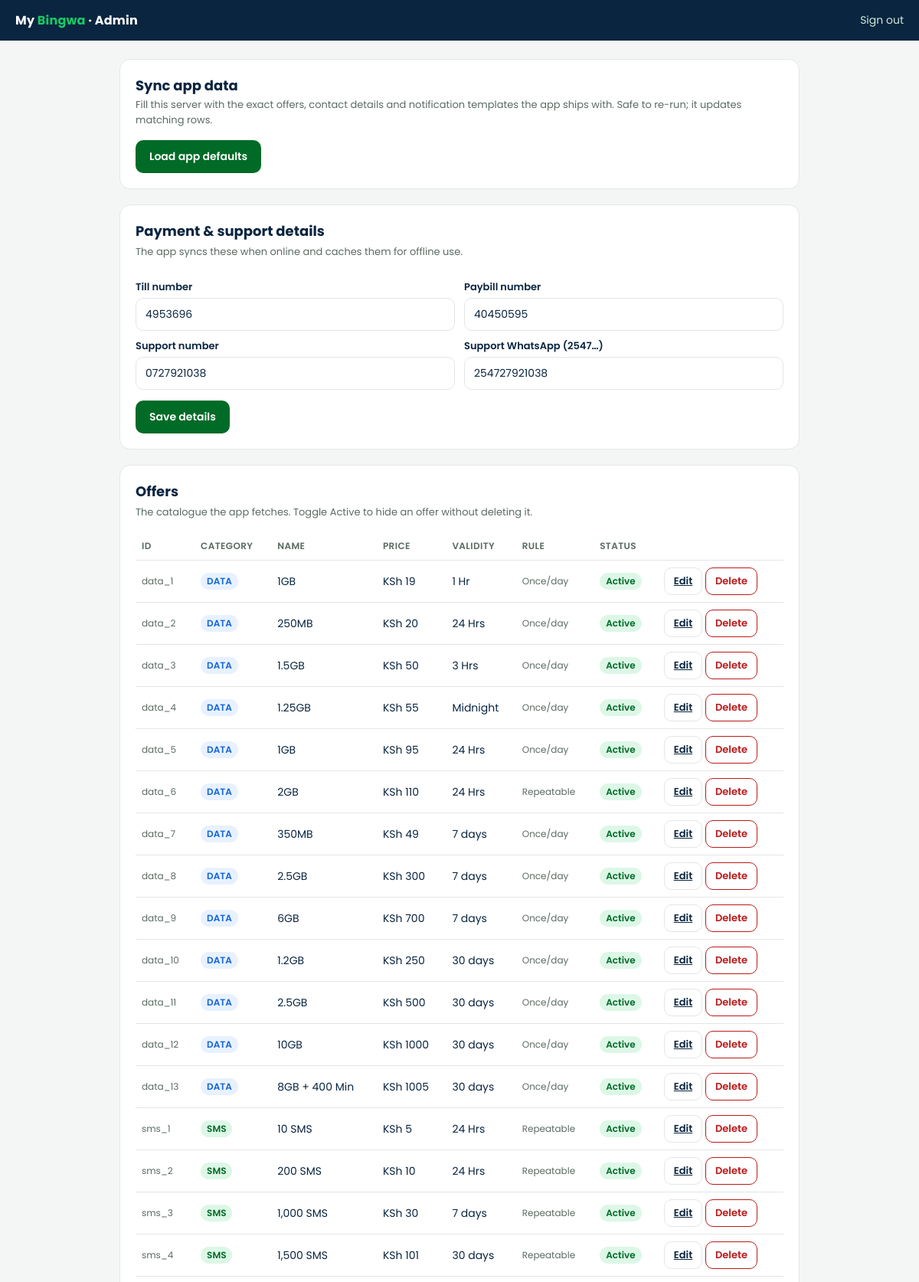
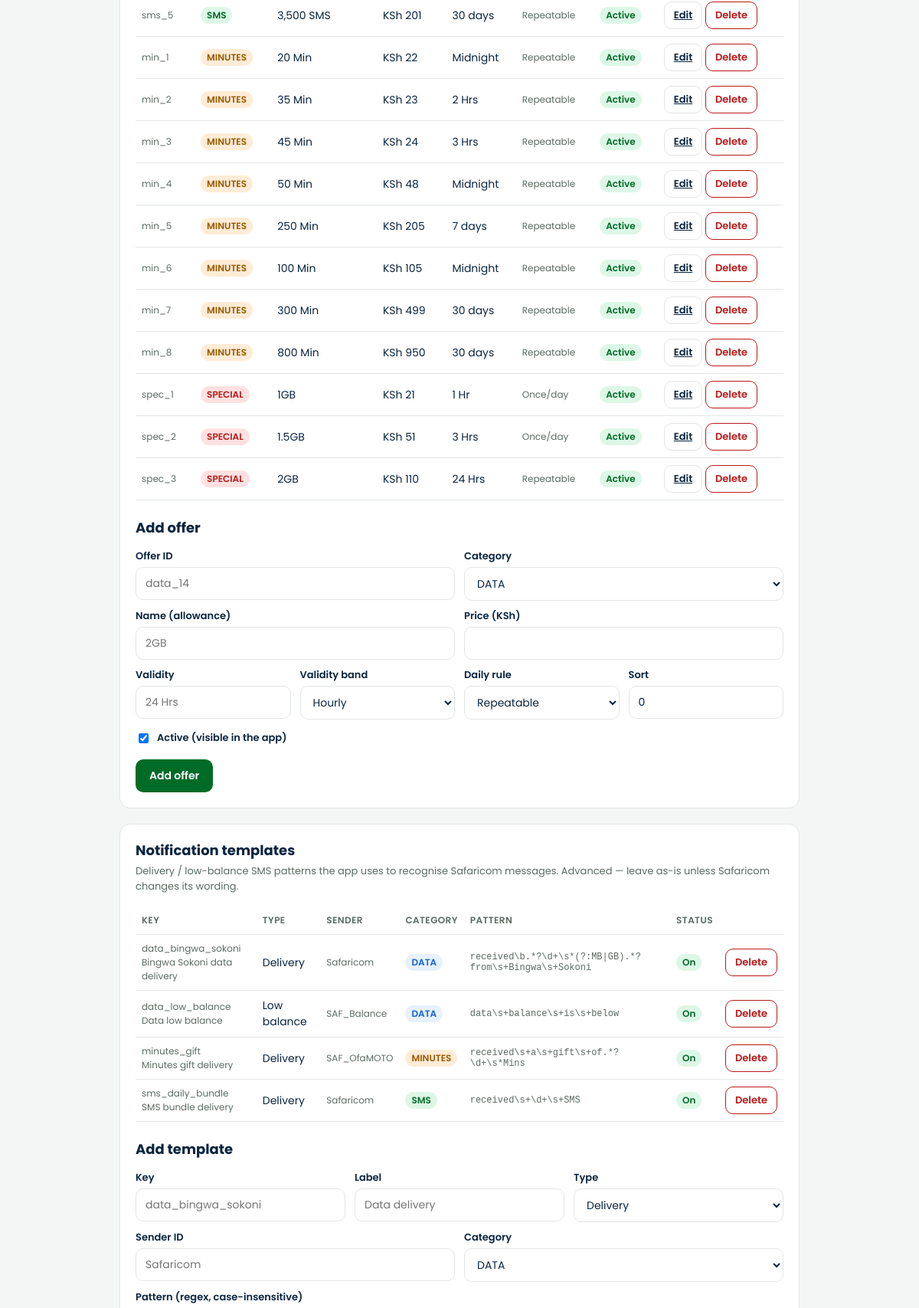
The page /admin/index.php (signed in, upper part) on the database its author committed (2 pictures, top to bottom).
### tables this page shows
CREATE TABLE IF NOT EXISTS offers (
    offer_id   VARCHAR(32) PRIMARY KEY,
    category   VARCHAR(16) NOT NULL,
    name       VARCHAR(64) NOT NULL,
    price      INT NOT NULL,
    validity   VARCHAR(32) NOT NULL,
    band       VARCHAR(16) NOT NULL,
    daily_rule VARCHAR(20) NOT NULL DEFAULT 'BUY_AGAIN_TODAY',
    active     TINYINT NOT NULL DEFAULT 1,
    sort_order INT NOT NULL DEFAULT 0
);

CREATE TABLE IF NOT EXISTS templates (
    id        INT AUTO_INCREMENT PRIMARY KEY,
    tkey      VARCHAR(48)  NOT NULL,
    label     VARCHAR(80)  NOT NULL,
    ttype     VARCHAR(16)  NOT NULL DEFAULT 'delivery',    
    sender_id VARCHAR(32)  NOT NULL DEFAULT '',
    category  VARCHAR(16)  NOT NULL DEFAULT 'DATA',         
    pattern   VARCHAR(255) NOT NULL,                        
    active    TINYINT      NOT NULL DEFAULT 1
);

### admin/lib_admin.php (called while the page is built, shortened)
<?php
function e($v): string
{
    return htmlspecialchars((string) $v, ENT_QUOTES, 'UTF-8');
}

### admin/index.php (the view, shortened to what this page needs)
<?php
require __DIR__ . '/lib_admin.php';
$pdo = admin_db();
$pdo->exec("CREATE TABLE IF NOT EXISTS settings (
    skey VARCHAR(48) PRIMARY KEY, svalue VARCHAR(191) NOT NULL, updated_at DATETIME NOT NULL
) ENGINE=InnoDB DEFAULT CHARSET=utf8mb4");
$pdo->exec("CREATE TABLE IF NOT EXISTS offers (
    offer_id VARCHAR(32) PRIMARY KEY, category VARCHAR(16) NOT NULL, name VARCHAR(64) NOT NULL,
    price INT NOT NULL, validity VARCHAR(32) NOT NULL, band VARCHAR(16) NOT NULL,
    daily_rule VARCHAR(20) NOT NULL DEFAULT 'BUY_AGAIN_TODAY', active TINYINT NOT NULL DEFAULT 1,
    sort_order INT NOT NULL DEFAULT 0
) ENGINE=InnoDB DEFAULT CHARSET=utf8mb4");
$pdo->exec("CREATE TABLE IF NOT EXISTS templates (
    id INT AUTO_INCREMENT PRIMARY KEY, tkey VARCHAR(48) NOT NULL, label VARCHAR(80) NOT NULL,
    ttype VARCHAR(16) NOT NULL DEFAULT 'delivery', sender_id VARCHAR(32) NOT NULL DEFAULT '',
    category VARCHAR(16) NOT NULL DEFAULT 'DATA',
    pattern VARCHAR(255) NOT NULL, active TINYINT NOT NULL DEFAULT 1
) ENGINE=InnoDB DEFAULT CHARSET=utf8mb4");
foreach ([
    "ALTER TABLE templates ADD COLUMN ttype VARCHAR(16) NOT NULL DEFAULT 'delivery'",
    "ALTER TABLE templates ADD COLUMN sender_id VARCHAR(32) NOT NULL DEFAULT ''",
    "ALTER TABLE templates ADD COLUMN category VARCHAR(16) NOT NULL DEFAULT 'DATA'",
] as $alter) {
    try { $pdo->exec($alter); } catch (Throwable $e) {  }
}
$settings = [];
foreach ($pdo->query('SELECT skey, svalue FROM settings') as $r) {
    $settings[$r['skey']] = $r['svalue'];
}
$offers = $pdo->query('SELECT * FROM offers ORDER BY sort_order, category, price')->fetchAll();
$templates = $pdo->query('SELECT * FROM templates ORDER BY tkey')->fetchAll();
$editOffer = null;
$cats = ['DATA', 'SMS', 'MINUTES', 'SPECIAL'];
$bands = ['Hourly', 'Daily', 'Weekly', 'Monthly'];
?>
<!doctype html>
<html lang="en">
<head>
<link rel="stylesheet" href="style.css">
</head>
<body>
<div class="topbar">
    <div class="brand">My <b>Bingwa</b> · Admin</div>
    <a href="logout.php">Sign out</a>
</div>
<div class="wrap">
    <div class="card" style="display:flex;align-items:center;justify-content:space-between;gap:16px;flex-wrap:wrap">
        <div>
            <h2 style="margin:0">Sync app data</h2>
            <p class="sub" style="margin:2px 0 0">Fill this server with the exact offers, contact details and notification templates the app ships with. Safe to re-run; it updates matching rows.</p>
        </div>
        <form method="post" onsubmit="return confirm('Load the app defaults into the database? Existing offers/settings are updated; templates are replaced.')">
            <button class="btn">Load app defaults</button>
        </form>
    </div>
    <div class="card">
        <h2>Payment &amp; support details</h2>
        <p class="sub">The app syncs these when online and caches them for offline use.</p>
        <form method="post">
            <div class="row">
                <div>
                    <label>Till number</label>
                    <input name="till_number" value="<?= e($settings['till_number'] ?? '4953696') ?>">
                </div>
                <div>
                    <label>Paybill number</label>
                    <input name="paybill_number" value="<?= e($settings['paybill_number'] ?? '40450595') ?>">
                </div>
            </div>
            <div class="row">
                <div>
                    <label>Support number</label>
                    <input name="support_number" value="<?= e($settings['support_number'] ?? '0727921038') ?>">
                </div>
                <div>
                    <label>Support WhatsApp (2547…)</label>
                    <input name="support_whatsapp" value="<?= e($settings['support_whatsapp'] ?? '254727921038') ?>">
                </div>
            </div>
            <div style="height:14px"></div>
            <button class="btn">Save details</button>
        </form>
    </div>
    <div class="card">
        <h2>Offers</h2>
        <p class="sub">The catalogue the app fetches. Toggle Active to hide an offer without deleting it.</p>
        <table>
            <tr><th>ID</th><th>Category</th><th>Name</th><th>Price</th><th>Validity</th><th>Rule</th><th>Status</th><th></th></tr>
            <?php foreach ($offers as $o): ?>
            <tr>
                <td class="muted"><?= e($o['offer_id']) ?></td>
                <td><span class="tag <?= strtolower(e($o['category'])) ?>"><?= e($o['category']) ?></span></td>
                <td><?= e($o['name']) ?></td>
                <td>KSh <?= e($o['price']) ?></td>
                <td><?= e($o['validity']) ?></td>
                <td class="muted"><?= $o['daily_rule'] === 'ONCE_PER_DAY' ? 'Once/day' : 'Repeatable' ?></td>
                <td><?php if ($o['active']): ?><span class="tag sms">Active</span><?php else: ?><span class="tag off">Hidden</span><?php endif; ?></td>
                <td style="white-space:nowrap">
                    <a class="btn small secondary" href="?edit=<?= e($o['offer_id']) ?>#offer-form">Edit</a>
                    <form class="inline-form" method="post" onsubmit="return confirm('Delete this offer?')">
                        <button class="btn danger">Delete</button>
                    </form>
                </td>
            </tr>
            <?php endforeach; ?>
        </table>
        <h2 id="offer-form" style="margin-top:22px"><?= $editOffer ? 'Edit offer' : 'Add offer' ?></h2>
        <form method="post">
            <div class="row">
                <div>
                    <label>Offer ID</label>
                    <input name="offer_id" value="<?= e($editOffer['offer_id'] ?? '') ?>" <?= $editOffer ? 'readonly' : '' ?> placeholder="data_14" required>
                </div>
                <div>
                    <label>Category</label>
                    <select name="category">
                        <?php foreach ($cats as $c): ?>
                        <option value="<?= $c ?>" <?= (($editOffer['category'] ?? '') === $c) ? 'selected' : '' ?>><?= $c ?></option>
                        <?php endforeach; ?>
                    </select>
                </div>
            </div>
            <div class="row">
                <div>
                    <label>Name (allowance)</label>
                    <input name="name" value="<?= e($editOffer['name'] ?? '') ?>" placeholder="2GB" required>
                </div>
                <div>
                    <label>Price (KSh)</label>
                    <input name="price" type="number" value="<?= e($editOffer['price'] ?? '') ?>" required>
                </div>
            </div>
            <div class="row">
                <div>
                    <label>Validity</label>
                    <input name="validity" value="<?= e($editOffer['validity'] ?? '') ?>" placeholder="24 Hrs" required>
                </div>
                <div>
                    <label>Validity band</label>
                    <select name="band">
                        <?php foreach ($bands as $b): ?>
                        <option value="<?= $b ?>" <?= (($editOffer['band'] ?? '') === $b) ? 'selected' : '' ?>><?= $b ?></option>
                        <?php endforeach; ?>
                    </select>
                </div>
                <div>
                    <label>Daily rule</label>
                    <select name="daily_rule">
                        <option value="BUY_AGAIN_TODAY" <?= (($editOffer['daily_rule'] ?? '') === 'BUY_AGAIN_TODAY') ? 'selected' : '' ?>>Repeatable</option>
                    </select>
                </div>
                <div>
                    <label>Sort</label>
                    <input name="sort_order" type="number" value="<?= e($editOffer['sort_order'] ?? 0) ?>">
                </div>
            </div>
            <label style="display:flex;align-items:center;gap:8px;margin-top:14px">
                <input type="checkbox" name="active" style="width:auto" <?= (!$editOffer || $editOffer['active']) ? 'checked' : '' ?>> Active (visible in the app)
            </label>
            <div style="height:14px"></div>
            <button class="btn"><?= $editOffer ? 'Update offer' : 'Add offer' ?></button>
        </form>
    </div>
    <div class="card">
        <h2>Notification templates</h2>
        <p class="sub">Delivery / low-balance SMS patterns the app uses to recognise Safaricom messages. Advanced — leave as-is unless Safaricom changes its wording.</p>
        <table>
            <tr><th>Key</th><th>Type</th><th>Sender</th><th>Category</th><th>Pattern</th><th>Status</th><th></th></tr>
            <?php foreach ($templates as $t): ?>
            <tr>
                <td class="muted"><?= e($t['tkey']) ?><br><span class="muted"><?= e($t['label']) ?></span></td>
                <td><?= ($t['ttype'] ?? 'delivery') === 'low_balance' ? 'Low balance' : 'Delivery' ?></td>
                <td class="muted"><?= e($t['sender_id'] ?? '') ?></td>
                <td><span class="tag <?= strtolower(e($t['category'] ?? 'data')) ?>"><?= e($t['category'] ?? 'DATA') ?></span></td>
                <td class="muted" style="font-family:monospace;font-size:12px"><?= e($t['pattern']) ?></td>
                <td><?php if ($t['active']): ?><span class="tag sms">On</span><?php else: ?><span class="tag off">Off</span><?php endif; ?></td>
                <td>
                    <form class="inline-form" method="post" onsubmit="return confirm('Delete this template?')">
                        <button class="btn danger">Delete</button>
                    </form>
                </td>
            </tr>
            <?php endforeach; ?>
        </table>
        <h2 style="margin-top:22px">Add template</h2>
        <form method="post">
            <div class="row">
                <div>
                    <label>Key</label>
                    <input name="tkey" placeholder="data_bingwa_sokoni" required>
                </div>
                <div>
                    <label>Label</label>
                    <input name="label" placeholder="Data delivery" required>
                </div>
                <div>
                    <label>Type</label>
                    <select name="ttype">
                        <option value="delivery">Delivery</option>
                    </select>
                </div>
            </div>
            <div class="row">
                <div>
                    <label>Sender ID</label>
                    <input name="sender_id" placeholder="Safaricom">
                </div>
                <div>
                    <label>Category</label>
                    <select name="category">
                        <?php foreach ($cats as $c): ?><option value="<?= $c ?>"><?= $c ?></option><?php endforeach; ?>
                    </select>
                </div>
            </div>
            <label>Pattern (regex, case-insensitive)</label>
        </form>
    </div>
</div>
</body>
</html>

### admin/style.css (style rules this page uses)
:root { --green: #006B27; --green-dark: #00491B; --brand: #18C964; --navy: #0A2540; --blue: #1565D8; --orange: #FF8A00; --bg: #F4F6F5; --surface: #FFFFFF; --line: #E2E7E4; --muted: #5B6B62; --danger: #BA1A1A; }
* { box-sizing: border-box; }
body { margin: 0; font-family: "Poppins", "Segoe UI", system-ui, sans-serif; background: var(--bg); color: var(--navy); }
a { color: var(--blue); }
.topbar { background: var(--navy); color: #fff; padding: 14px 20px; display: flex; align-items: center; justify-content: space-between; }
.topbar .brand { font-weight: 700; letter-spacing: .2px; }
.topbar .brand b { color: var(--brand); }
.topbar a { color: #cfe9d8; text-decoration: none; font-size: 14px; }
.wrap { max-width: 920px; margin: 24px auto; padding: 0 16px; }
.card { background: var(--surface); border: 1px solid var(--line); border-radius: 14px; padding: 20px; margin-bottom: 20px; }
.card h2 { margin: 0 0 4px; font-size: 18px; }
.card p.sub { margin: 0 0 16px; color: var(--muted); font-size: 13px; }
label { display: block; font-size: 13px; font-weight: 600; margin: 10px 0 4px; }
input, select { width: 100%; padding: 10px 12px; border: 1px solid var(--line); border-radius: 10px; font-size: 14px; font-family: inherit; background: #fff; color: var(--navy); }
.row { display: flex; gap: 12px; flex-wrap: wrap; }
.row > div { flex: 1 1 140px; }
.btn { display: inline-block; background: var(--green); color: #fff; border: 0; padding: 11px 18px; border-radius: 10px; font-size: 14px; font-weight: 600; cursor: pointer; font-family: inherit; }
.btn.secondary { background: #fff; color: var(--navy); border: 1px solid var(--line); }
.btn.danger { background: #fff; color: var(--danger); border: 1px solid var(--danger); padding: 7px 12px; font-size: 13px; }
.btn.small { padding: 7px 12px; font-size: 13px; }
table { width: 100%; border-collapse: collapse; font-size: 14px; }
th, td { text-align: left; padding: 9px 8px; border-bottom: 1px solid var(--line); }
th { color: var(--muted); font-weight: 600; font-size: 12px; text-transform: uppercase; letter-spacing: .4px; }
.tag { display: inline-block; padding: 2px 8px; border-radius: 999px; font-size: 12px; font-weight: 600; }
.tag.data { background: #E7F1FF; color: var(--blue); }
.tag.sms { background: #DDF7E7; color: var(--green); }
.tag.minutes { background: #FFECD6; color: #9A5A00; }
.tag.special { background: #FFE1E1; color: var(--danger); }
.inline-form { display: inline; }
.muted { color: var(--muted); font-size: 12px; }

### rows shown on the page
offers: offer_id "data_1", category "DATA", name "1GB", price "19", validity "1 Hr", daily_rule "Once/day", active "Active"
offers: offer_id "data_2", category "DATA", name "250MB", price "20", validity "24 Hrs", daily_rule "Once/day", active "Active"
offers: offer_id "data_3", category "DATA", name "1.5GB", price "50", validity "3 Hrs", daily_rule "Once/day", active "Active"
offers: offer_id "data_4", category "DATA", name "1.25GB", price "55", validity "Midnight", daily_rule "Once/day", active "Active"
offers: offer_id "data_5", category "DATA", name "1GB", price "95", validity "24 Hrs", daily_rule "Once/day", active "Active"
offers: offer_id "data_6", category "DATA", name "2GB", price "110", validity "24 Hrs", daily_rule "Repeatable", active "Active"
offers: offer_id "data_7", category "DATA", name "350MB", price "49", validity "7 days", daily_rule "Once/day", active "Active"
offers: offer_id "data_8", category "DATA", name "2.5GB", price "300", validity "7 days", daily_rule "Once/day", active "Active"
offers: offer_id "data_9", category "DATA", name "6GB", price "700", validity "7 days", daily_rule "Once/day", active "Active"
offers: offer_id "data_10", category "DATA", name "1.2GB", price "250", validity "30 days", daily_rule "Once/day", active "Active"
offers: offer_id "data_11", category "DATA", name "2.5GB", price "500", validity "30 days", daily_rule "Once/day", active "Active"
offers: offer_id "data_12", category "DATA", name "10GB", price "1000", validity "30 days", daily_rule "Once/day", active "Active"
offers: offer_id "data_13", category "DATA", name "8GB + 400 Min", price "1005", validity "30 days", daily_rule "Once/day", active "Active"
offers: offer_id "sms_1", category "SMS", name "10 SMS", price "5", validity "24 Hrs", daily_rule "Repeatable", active "Active"
offers: offer_id "sms_2", category "SMS", name "200 SMS", price "10", validity "24 Hrs", daily_rule "Repeatable", active "Active"
offers: offer_id "sms_3", category "SMS", name "1,000 SMS", price "30", validity "7 days", daily_rule "Repeatable", active "Active"
offers: offer_id "sms_4", category "SMS", name "1,500 SMS", price "101", validity "30 days", daily_rule "Repeatable", active "Active"
offers: offer_id "sms_5", category "SMS", name "3,500 SMS", price "201", validity "30 days", daily_rule "Repeatable", active "Active"
offers: offer_id "min_1", category "MINUTES", name "20 Min", price "22", validity "Midnight", daily_rule "Repeatable", active "Active"
offers: offer_id "min_2", category "MINUTES", name "35 Min", price "23", validity "2 Hrs", daily_rule "Repeatable", active "Active"
offers: offer_id "min_3", category "MINUTES", name "45 Min", price "24", validity "3 Hrs", daily_rule "Repeatable", active "Active"
offers: offer_id "min_4", category "MINUTES", name "50 Min", price "48", validity "Midnight", daily_rule "Repeatable", active "Active"
offers: offer_id "min_5", category "MINUTES", name "250 Min", price "205", validity "7 days", daily_rule "Repeatable", active "Active"
offers: offer_id "min_6", category "MINUTES", name "100 Min", price "105", validity "Midnight", daily_rule "Repeatable", active "Active"
offers: offer_id "min_7", category "MINUTES", name "300 Min", price "499", validity "30 days", daily_rule "Repeatable", active "Active"
offers: offer_id "min_8", category "MINUTES", name "800 Min", price "950", validity "30 days", daily_rule "Repeatable", active "Active"
offers: offer_id "spec_1", category "SPECIAL", name "1GB", price "21", validity "1 Hr", daily_rule "Once/day", active "Active"
offers: offer_id "spec_2", category "SPECIAL", name "1.5GB", price "51", validity "3 Hrs", daily_rule "Once/day", active "Active"
offers: offer_id "spec_3", category "SPECIAL", name "2GB", price "110", validity "24 Hrs", daily_rule "Repeatable", active "Active"
templates: tkey "data_bingwa_sokoni", label "Bingwa Sokoni data delivery", ttype "Delivery", sender "Safaricom", category "DATA", pattern "received\\b.*?\\d+\\s*(?:MB|GB).*?from\\s+Bingwa\\s+Sokoni", active "On"
templates: tkey "data_low_balance", label "Data low balance", ttype "Low balance", sender "SAF_Balance", category "DATA", pattern "data\\s+balance\\s+is\\s+below", active "On"
templates: tkey "minutes_gift", label "Minutes gift delivery", ttype "Delivery", sender "SAF_OfaMOTO", category "MINUTES", pattern "received\\s+a\\s+gift\\s+of.*?\\d+\\s*Mins", active "On"
templates: tkey "sms_daily_bundle", label "SMS bundle delivery", ttype "Delivery", sender "Safaricom", category "SMS", pattern "received\\s+\\d+\\s+SMS", active "On"

### other values the page prints
form field category "DATA"
form field band "Hourly"
